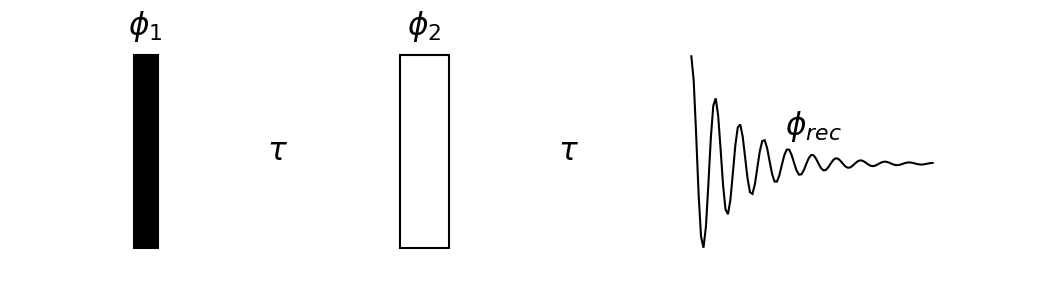

Write Python code to recreate this figure.
from pathlib import Path
import pulseplot as pplot

EXAMPLES_DIR = Path(__file__).parent

spin_echo = r"""
p1 ph1 fc=black
d10 tx=$\tau$ 
p2 ph2 
d10 tx=$\tau$  
p10 sp=fid phrec 
"""

fig, ax = pplot.subplots(figsize=(5, 1))
ax.pseq(spin_echo)
fig.savefig(EXAMPLES_DIR.joinpath("spin_echo.png"), dpi=150)
